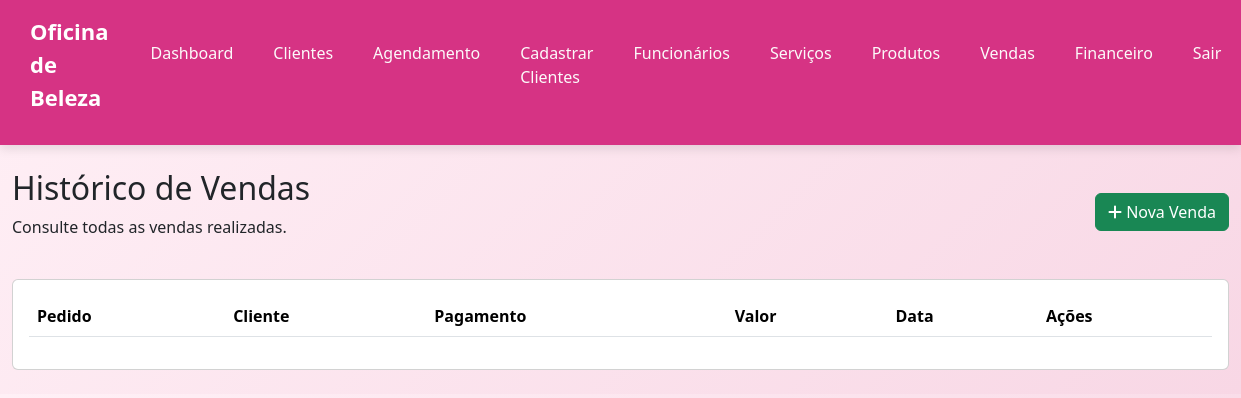
Before: /vendas.php with the older database file.
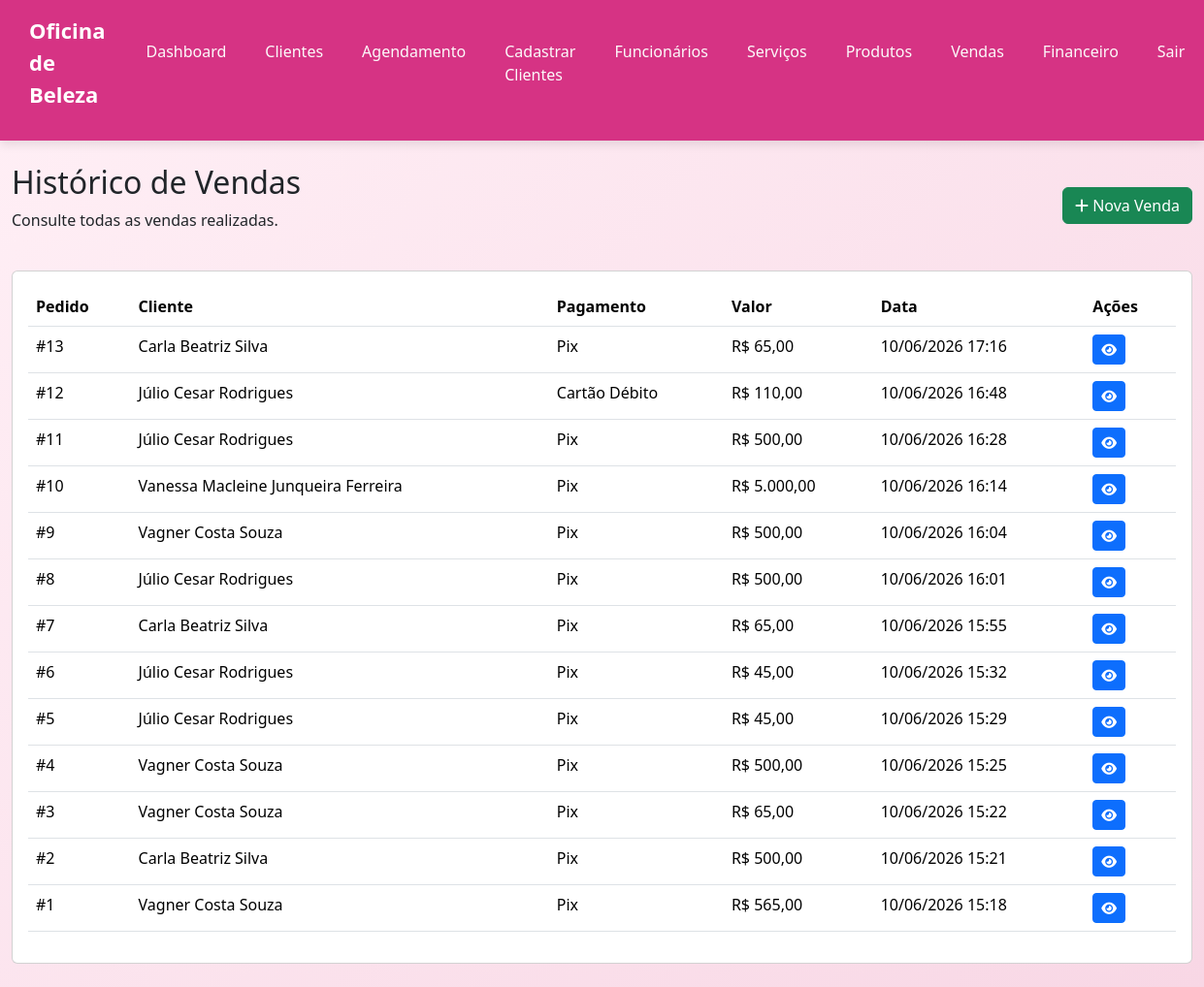
After: the same page with the newer database file.
### tables this page shows
CREATE TABLE IF NOT EXISTS `tb_pedido` (
  `id` int(11) NOT NULL AUTO_INCREMENT,
  `valor_total` decimal(10,2) NOT NULL,
  `data_hora` datetime NOT NULL DEFAULT current_timestamp(),
  `status` tinyint(4) NOT NULL DEFAULT 1,
  `id_cliente` int(11) NOT NULL,
  `id_forma_pagamento` int(11) NOT NULL,
  `desconto` decimal(10,2) DEFAULT 0.00,
  PRIMARY KEY (`id`),
  KEY `fk_id_clientes` (`id_cliente`),
  KEY `fk_id_forma_pagamento` (`id_forma_pagamento`),
  CONSTRAINT `fk_id_clientes` FOREIGN KEY (`id_cliente`) REFERENCES `tb_cliente` (`id`) ON DELETE NO ACTION ON UPDATE NO ACTION,
  CONSTRAINT `fk_id_forma_pagamento` FOREIGN KEY (`id_forma_pagamento`) REFERENCES `tb_formas_pagamento` (`id`) ON DELETE NO ACTION ON UPDATE NO ACTION
);

CREATE TABLE IF NOT EXISTS `tb_cliente` (
  `id` int(11) NOT NULL AUTO_INCREMENT,
  `nome` varchar(200) NOT NULL,
  `data_nascimento` date NOT NULL,
  `endereco` varchar(150) NOT NULL,
  `email` varchar(200) NOT NULL,
  `telefone` varchar(15) NOT NULL,
  `cidade` varchar(150) NOT NULL,
  `estado` varchar(100) NOT NULL,
  `data_cadastro` datetime NOT NULL DEFAULT current_timestamp(),
  `ativo` tinyint(4) NOT NULL DEFAULT 1,
  PRIMARY KEY (`id`),
  UNIQUE KEY `email` (`email`)
);

CREATE TABLE IF NOT EXISTS `tb_formas_pagamento` (
  `id` int(11) NOT NULL AUTO_INCREMENT,
  `nome` varchar(100) NOT NULL,
  `status` tinyint(4) NOT NULL DEFAULT 1,
  `data_hora` datetime NOT NULL DEFAULT current_timestamp(),
  PRIMARY KEY (`id`)
);

### consulta-vendas.php (called while the page is built)
<?php
require_once 'backend/conexao.php';
$sql = "
SELECT
    p.id,
    c.nome AS cliente,
    fp.nome AS forma_pagamento,
    p.valor_total,
    p.data_hora
FROM tb_pedido p
INNER JOIN tb_cliente c
    ON c.id = p.id_cliente
INNER JOIN tb_formas_pagamento fp
    ON fp.id = p.id_forma_pagamento
ORDER BY p.id DESC
";
$comando = $conexao->prepare($sql);
$comando->execute();
$vendas = $comando->fetchAll(PDO::FETCH_ASSOC);

### vendas.php (the view, shortened to what this page needs)
<?php
require_once 'consulta-vendas.php';
?>
<!DOCTYPE html>
<html lang="pt-br">
<head>
    <link rel="stylesheet" href="assets/css/style.css">
    <link href="https://cdn.jsdelivr.net/npm/bootstrap@5.3.3/dist/css/bootstrap.min.css" rel="stylesheet">
    <link rel="stylesheet"
        href="https://cdnjs.cloudflare.com/ajax/libs/font-awesome/6.5.2/css/all.min.css">
</head>
<body>
    <?php require_once 'includes/header.php'; ?>
    <div class="container-fluid py-4">
        <div class="d-flex justify-content-between align-items-center mb-4">
            <div>
                <h2>
                    Histórico de Vendas
                </h2>
                <p>
                    Consulte todas as vendas realizadas.
                </p>
            </div>
            <a
                href="pedidos.php"
                class="btn btn-success">
                <i class="fa-solid fa-plus"></i>
                Nova Venda
            </a>
        </div>
        <div class="card">
            <div class="card-body">
                <div class="table-responsive">
                    <table class="table table-hover">
                        <thead>
                            <tr>
                                <th>Pedido</th>
                                <th>Cliente</th>
                                <th>Pagamento</th>
                                <th>Valor</th>
                                <th>Data</th>
                                <th>Ações</th>
                            </tr>
                        </thead>
                        <tbody>
                            <?php foreach($vendas as $venda): ?>
                                <tr>
                                    <td>
                                        #<?= $venda['id'] ?>
                                    </td>
                                    <td>
                                        <?= $venda['cliente'] ?>
                                    </td>
                                    <td>
                                        <?= $venda['forma_pagamento'] ?>
                                    </td>
                                    <td>
                                        R$
                                        <?= number_format(
                                            $venda['valor_total'],
                                            2,
                                            ',',
                                            '.'
                                        ) ?>
                                    </td>
                                    <td>
                                        <?= date(
                                            'd/m/Y H:i',
                                            strtotime(
                                                $venda['data_hora']
                                            )
                                        ) ?>
                                    </td>
                                    <td>
                                        <a
                                            href="detalhes-venda.php?id=<?= $venda['id'] ?>"
                                            class="btn btn-primary btn-sm">
                                            <i class="fa-solid fa-eye"></i>
                                        </a>
                                    </td>
                                </tr>
                            <?php endforeach; ?>
                        </tbody>
                    </table>
                </div>
            </div>
        </div>
    </div>
</body>
</html>

### includes/header.php
<header>
    <p> Oficina de Beleza </p>
    <nav>
        <ul>
            <a href="dashboard.php">
                <li>Dashboard</li>
            </a>
            <a href="clientes-lista.php">
                <li>Clientes</li>
            </a>
            <a href="agendamento-lista.php">
                <li>Agendamento</li>
            </a>
            <a href="clientes.php">
                <li>Cadastrar Clientes</li>
            </a>
            <a href="funcionarios-lista.php">
                <li>Funcionários</li>
            </a>
            <a href="servicos-lista.php">
                <li>Serviços</li>
            </a>
            <a href="produtos-lista.php">
                <li>Produtos</li>
            </a>
            <a href="pedidos.php">
                <li>Vendas</li>
            </a>
             <a href="vendas.php">
                <li>Financeiro</li>
            </a>
            <a href="sair.php">
                <li>Sair</li>
            </a>
        </ul>
    </nav>
</header>

### assets/css/style.css (style rules this page uses)
header { background: #d63384; padding: 15px 30px; display: flex; justify-content: space-between; align-items: center; color: white; box-shadow: 0 4px 10px rgba(0,0,0,0.1); }
header p { font-size: 22px; font-weight: bold; }
nav ul { display: flex; list-style: none; gap: 20px; }
nav ul a li { color: rgb(252, 250, 250); font-weight: 500; padding: 6px 10px; border-radius: 8px; transition: 0.3s; }
nav a { text-decoration: none; }
* { margin: 0; padding: 0; box-sizing: border-box; font-family: 'Segoe UI', Tahoma, Geneva, Verdana, sans-serif; }
body { background: linear-gradient(135deg, #fff0f6, #f8d7e5); color: #333; }

Changed rows visible on the page:
added tb_pedido: id "13", id_cliente.nome "Carla Beatriz Silva", id_forma_pagamento.nome "Pix", valor_total "65,00", data_hora "10/06/2026 17:16"
added tb_pedido: id "12", id_cliente.nome "Júlio Cesar Rodrigues", id_forma_pagamento.nome "Cartão Débito", valor_total "110,00", data_hora "10/06/2026 16:48"
added tb_pedido: id "11", id_cliente.nome "Júlio Cesar Rodrigues", id_forma_pagamento.nome "Pix", valor_total "500,00", data_hora "10/06/2026 16:28"
added tb_pedido: id "10", id_cliente.nome "Vanessa Macleine Junqueira Ferreira", id_forma_pagamento.nome "Pix", valor_total "5.000,00", data_hora "10/06/2026 16:14"
added tb_pedido: id "9", id_cliente.nome "Vagner Costa Souza", id_forma_pagamento.nome "Pix", valor_total "500,00", data_hora "10/06/2026 16:04"
added tb_pedido: id "8", id_cliente.nome "Júlio Cesar Rodrigues", id_forma_pagamento.nome "Pix", valor_total "500,00", data_hora "10/06/2026 16:01"
added tb_pedido: id "7", id_cliente.nome "Carla Beatriz Silva", id_forma_pagamento.nome "Pix", valor_total "65,00", data_hora "10/06/2026 15:55"
added tb_pedido: id "6", id_cliente.nome "Júlio Cesar Rodrigues", id_forma_pagamento.nome "Pix", valor_total "45,00", data_hora "10/06/2026 15:32"
added tb_pedido: id "5", id_cliente.nome "Júlio Cesar Rodrigues", id_forma_pagamento.nome "Pix", valor_total "45,00", data_hora "10/06/2026 15:29"
added tb_pedido: id "4", id_cliente.nome "Vagner Costa Souza", id_forma_pagamento.nome "Pix", valor_total "500,00", data_hora "10/06/2026 15:25"
added tb_pedido: id "3", id_cliente.nome "Vagner Costa Souza", id_forma_pagamento.nome "Pix", valor_total "65,00", data_hora "10/06/2026 15:22"
added tb_pedido: id "2", id_cliente.nome "Carla Beatriz Silva", id_forma_pagamento.nome "Pix", valor_total "500,00", data_hora "10/06/2026 15:21"
added tb_pedido: id "1", id_cliente.nome "Vagner Costa Souza", id_forma_pagamento.nome "Pix", valor_total "565,00", data_hora "10/06/2026 15:18"
